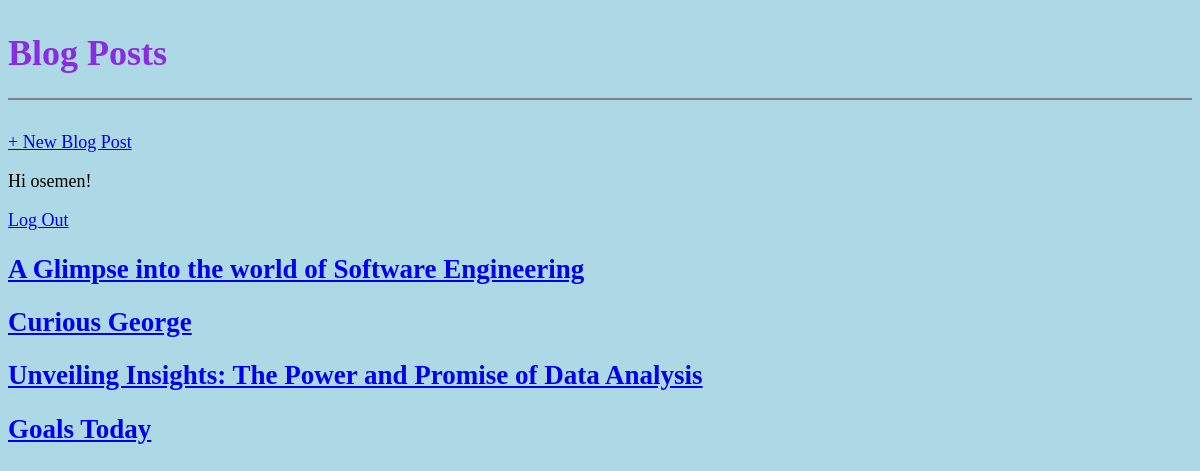
The app's page / (signed in) with its own data.
### blog/models.py (models this page shows, shortened)
class Post(models.Model):
    title = models.CharField(max_length=200)
    author = models.ForeignKey(
        'auth.User',
        on_delete=models.CASCADE,  # When the user is deleted, also delete their posts
    )
    body = models.TextField()

### blog/views.py (the view)
# urls.py: path('', HomePage.as_view(), name= 'home'),
class HomePage(ListView):
    model = Post
    template_name = 'home.html'

### blog/templates/home.html
{% extends 'base.html' %}
{% block content %}
{% for post in object_list %}
<div class="post-entry">
<h2><a href="{% url 'post_detail' post.pk %}">{{post.title}}</a></h2>
</div>
{% endfor %}
{% endblock content %}

### blog/templates/base.html (shortened to what this page needs)
{% load static %}
<html>
    <head>
        <link rel="stylesheet" href="{% static 'css/base.css' %}">
    </head>
    <body>
        <div>
        <header>
            <div class="nav-left">
                <h1><a href="{% url 'home' %}">Blog Posts</a></h1>
            </div>
        </header>
        <a href="{% url 'new_post' %}">+ New  Blog Post</a>
        {% if user.is_authenticated %}
            <p>Hi {{ user.username }}!</p>
            <a href="{% url 'logout' %}">Log Out</a>
        {% else %}
            <p>You are not logged in.</p>
            <a href="{% url 'login' %}">Log In</a>
        {% endif %}
    {% block content %}
    {% endblock content %}
    </div>
    </body>
</html>

### static/css/base.css (style rules this page uses)
header h1 a { color: blueviolet; text-decoration: none; }
body { font-size: 18px; background-color: lightblue }
header { border-bottom: 2px solid grey; margin-bottom: 2rem; display: flex; }
.post-entry { margin: 0.5rem 0; }

### records on screen
Post: title "A Glimpse into the world of Software Engineering"
Post: title "Curious George"
Post: title "Unveiling Insights: The Power and Promise of Data Analysis"
Post: title "Goals Today"

### other values on screen
{{ user.username }} "osemen"
